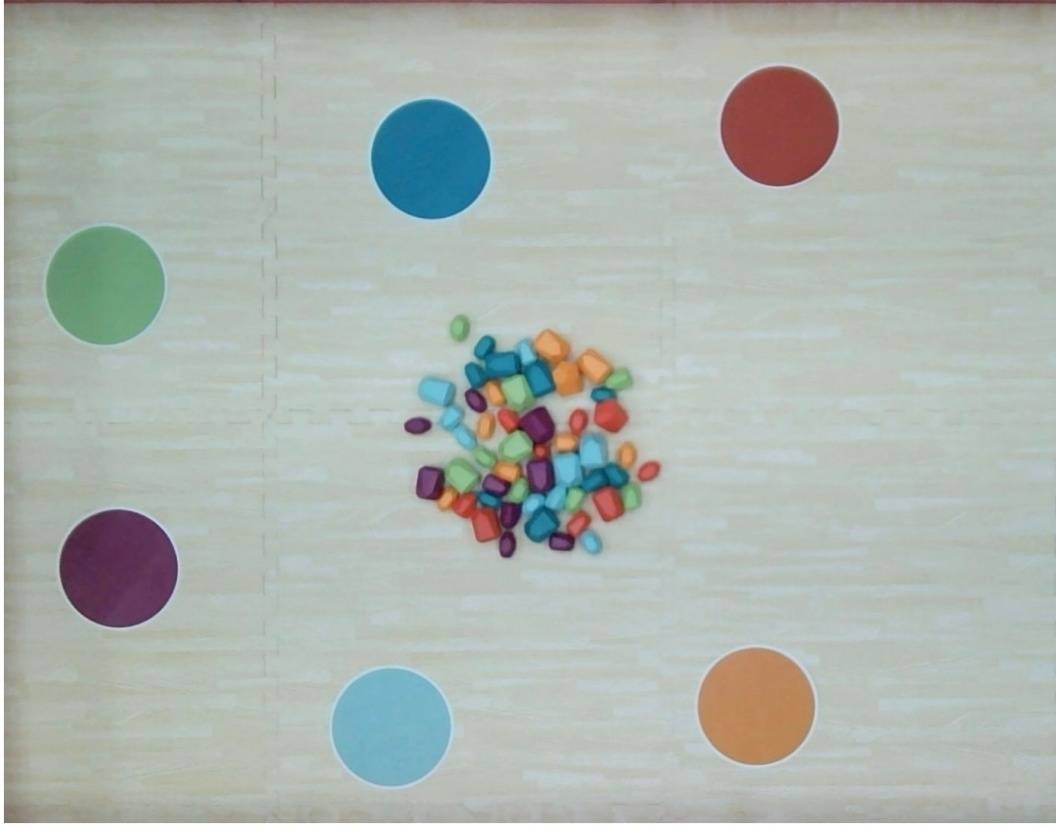
#> input picture test-image/field_with_drop_zone.jpg, 1056 x 826 px
$ python -i vision_cleansing.py   (imports and definitions only)
#> lines starting #> are read from the running program, lines starting #| are printed output that depends on the picture; after the words box and inside, x2 and y2 are one past the last pixel; in counts of white or black regions, pixels touching at a corner belong together
#> further down, picture is the input picture: shape (826, 1056, 3); mean B, G, R 174.6, 180.3, 172.8
# ========== VISION CLEANSING ==========

import cv2

def vision_cleansing(image: cv2.typing.MatLike):
    # 1.Turn vision into gray-scale
    gray_image = cv2.cvtColor(image, cv2.COLOR_BGR2GRAY)
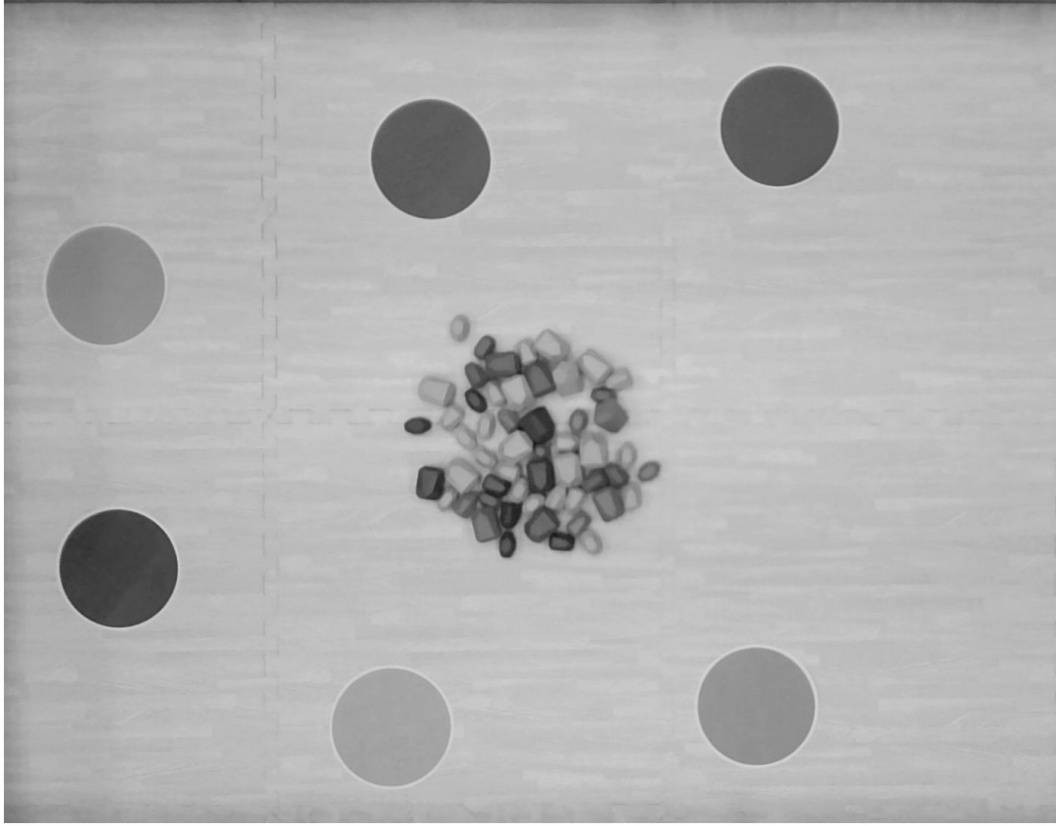
#> gray_image: shape (826, 1056); min 22, max 255, mean 177.4

    # 2.Apply gaussian-blurred into gray image
    # Blur by averaging 5px around
    blurred_image = cv2.GaussianBlur(gray_image, (5, 5), 0)

    # 3.Apply Canny's algorithm to detect all objects edge
    # 50 is difference of color which we ignore
    # 150 is difference of color which is a edge
    edges = cv2.Canny(blurred_image, 50, 150)
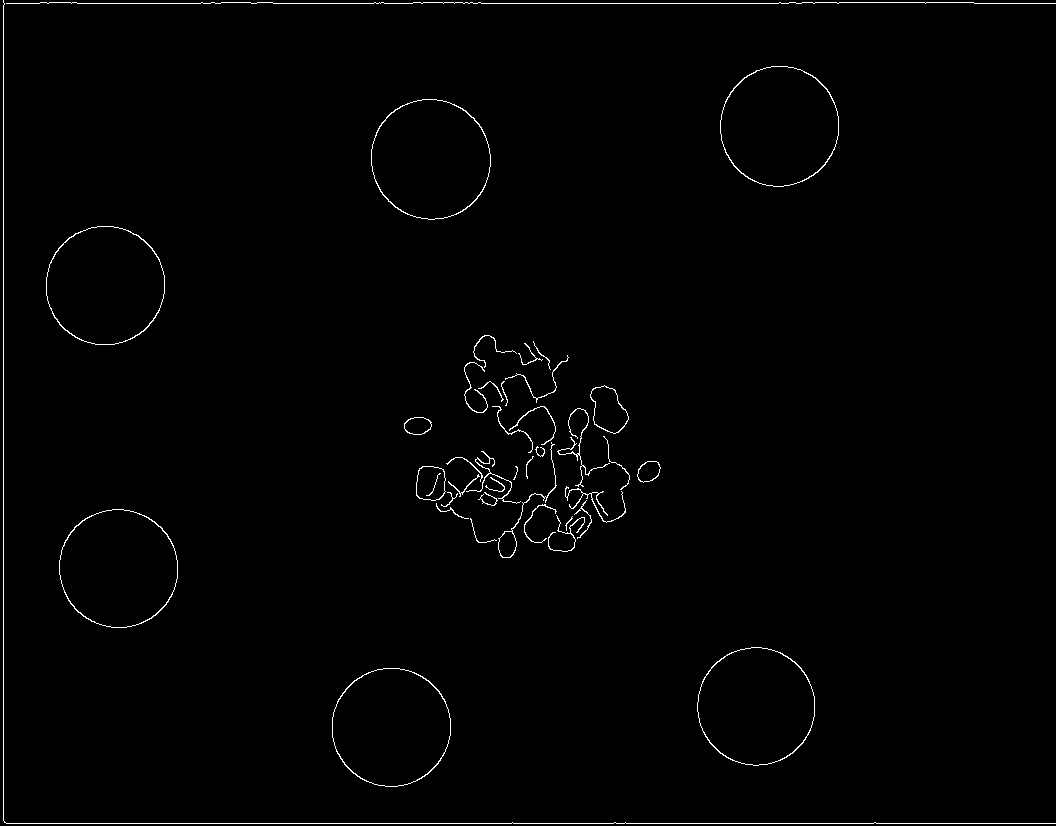
#> edges: shape (826, 1056); 0.98% white in thin lines or dots

    # 4.Find the largest shape area to find the field
    # 4.1.Find contours from edges
    # RETR_EXTERNAL is find contours mode to find just the extreme outer boundary
    # CHAIN_APPROX_SIMPLE is keep only point to point not every point, it's useful for memory saving
    contours, _ = cv2.findContours(edges, cv2.RETR_EXTERNAL, cv2.CHAIN_APPROX_SIMPLE)
#> contours = 40 contours, 16 with area under 20; largest, box (x1, y1, x2, y2) and area: (371, 99, 491, 220) 11244, (720, 66, 839, 187) 11173, (46, 226, 165, 345) 11060, (332, 668, 451, 787) 11014, (59, 509, 178, 628) 10992

    # 4.2.Find the largest contour by decending ordered sorting
    sorted_contours = sorted(contours, key=cv2.contourArea, reverse=True)
#> sorted_contours has the same summary as contours
    # After sorting the largest contour will stay at index 0
    largest_contour = sorted_contours[0]
#> largest_contour = contour of 175 points, box (x1, y1, x2, y2) (371, 99, 491, 220), area 11244

    # 5.Crop the image

    # Use minAreaRect -> Just find the fittest coverable rectangle and allow to rotate the boundary
    rect = cv2.minAreaRect(largest_contour)
#> rect = ((430.5, 159), (120, 119), -90)
    # Deconstruct rect in to these values -> (cx, cy) = center of the box, (w, h) = size of the box, angle = the rotation angle relative to x-axis
    (cx, cy), (w, h), angle = rect
#> cx = 430.5; cy = 159; w = 120; h = 119; angle = -90

    # CV2 don't which side is width or height
    # Force w must always greater than h
    if w < h:
        # If w < h : Swap w and h values then add angle by 90 because in CV2 will return angle in interval of (-90, 0] only
        # From formula dtheta = 180 - 90 - theta => dtheta = 90 - theta
        # But theta <= 0 means dtheta = 90 + theta
        angle += 90
        r = w
        w = h
        h = r

    # Calculate the rotation matrix whereby, the rotation center must be the center of the box
    matrix = cv2.getRotationMatrix2D((cx, cy), angle, 1.0)
#> matrix = [[6.12e-17, -1, 589.5], [1, 6.12e-17, -271.5]]

    # Find image size by sliced image array [height, width, channels] just first two values
    (img_h, img_w) = image.shape[:2]
#> img_h = 826; img_w = 1056

    # Rotate the image and keep the image original size
    rotated_image = cv2.warpAffine(image, matrix, (img_w, img_h))
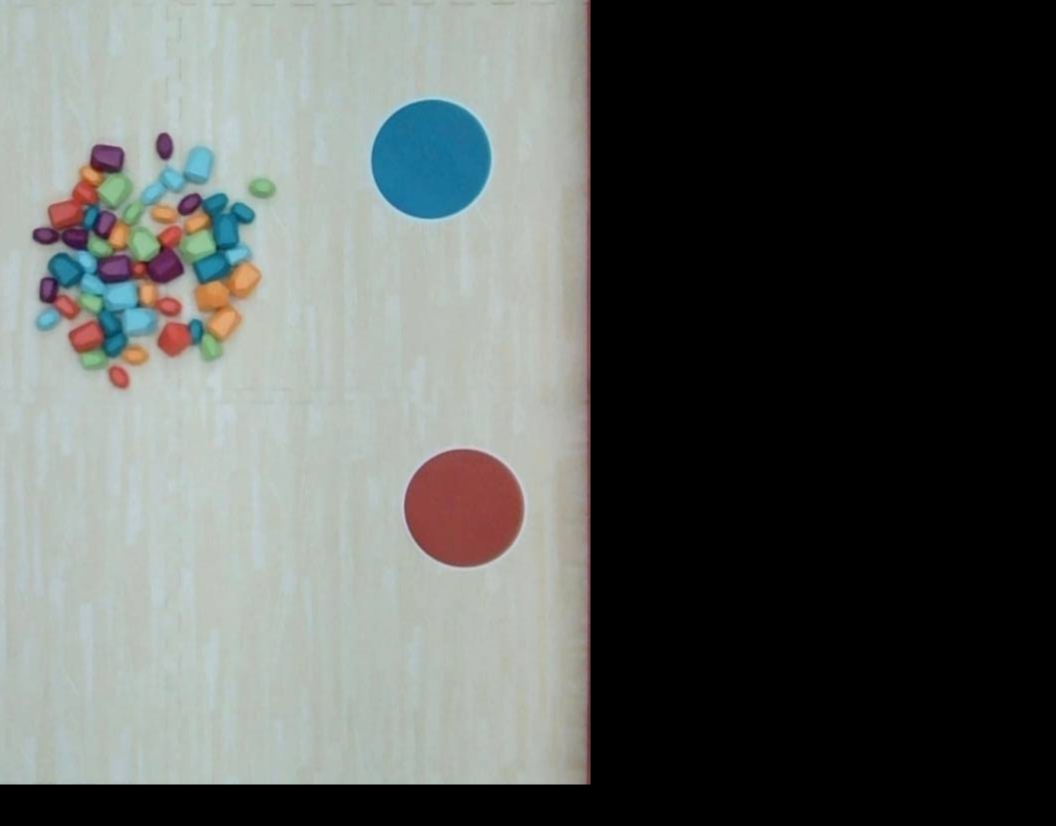
#> rotated_image: shape (826, 1056, 3); mean B, G, R 93.2, 95.8, 91.9

    # Find top left x of the box to wrapped image in x-axis
    # btlx means box top left x
    btlx = cx - w / 2
#> btlx = 370.5

    # Find top right y of the box to wrapped image in y-axis
    # btly means box top right y
    btry = cy - h / 2
#> btry = 99.5

    # Rounded them because pixel amount must be an integer
    btlx = int((round(btlx)))
#> btlx = 370
    btry = int((round(btry)))
#> btry = 100

    # X and Y use to add with btlx and btry, then them must be a integer too
    w = int(round(w))
    h = int(round(h))

    # Wrap from
    # Y-axis -> box top right y to box top right y + h
    # X-axis -> box top left x to box top left x + w
    # Do y first because computer use row (y) come first
    cropped_image = rotated_image[btry : btry + h, btlx : btlx + w]
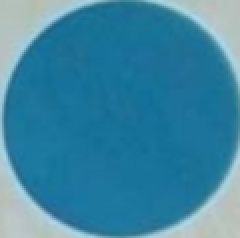
#> cropped_image: shape (119, 120, 3) (shown 2 times larger); mean B, G, R 163.3, 133.5, 60.4

    # Show result preview after that return the cropped image
    cv2.imshow("Result preview", cropped_image)
    cv2.waitKey(0)
    cv2.destroyAllWindows()

    return cropped_image;

# ======================================

>>> import cv2
>>> picture = cv2.imread('../test-image/field_with_drop_zone.jpg')
>>> result = vision_cleansing(picture)
